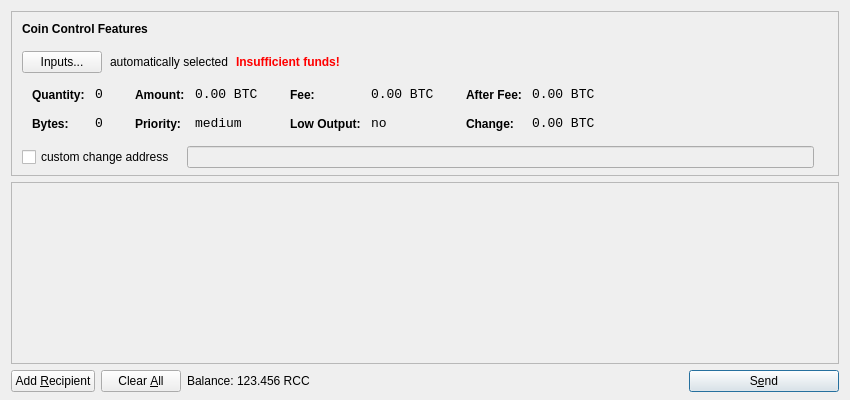
<?xml version="1.0" encoding="UTF-8"?>
<ui version="4.0">
 <class>SendCoinsDialog</class>
 <widget class="QDialog" name="SendCoinsDialog">
  <property name="geometry">
   <rect>
    <x>0</x>
    <y>0</y>
    <width>850</width>
    <height>400</height>
   </rect>
  </property>
  <property name="windowTitle">
   <string>Send Coins</string>
  </property>
  <layout class="QVBoxLayout" name="verticalLayout" stretch="0,1,0">
   <property name="bottomMargin">
    <number>8</number>
   </property>
   <item>
    <widget class="QFrame" name="frameCoinControl">
     <property name="sizePolicy">
      <sizepolicy hsizetype="Expanding" vsizetype="Expanding">
       <horstretch>0</horstretch>
       <verstretch>0</verstretch>
      </sizepolicy>
     </property>
     <property name="maximumSize">
      <size>
       <width>16777215</width>
       <height>16777215</height>
      </size>
     </property>
     <property name="frameShape">
      <enum>QFrame::StyledPanel</enum>
     </property>
     <property name="frameShadow">
      <enum>QFrame::Sunken</enum>
     </property>
     <layout class="QVBoxLayout" name="verticalLayoutCoinControl2">
      <property name="spacing">
       <number>-1</number>
      </property>
      <property name="leftMargin">
       <number>0</number>
      </property>
      <property name="topMargin">
       <number>0</number>
      </property>
      <property name="rightMargin">
       <number>0</number>
      </property>
      <property name="bottomMargin">
       <number>6</number>
      </property>
      <item>
       <layout class="QVBoxLayout" name="verticalLayoutCoinControl" stretch="0,0,0,0,1">
        <property name="spacing">
         <number>0</number>
        </property>
        <property name="leftMargin">
         <number>10</number>
        </property>
        <property name="topMargin">
         <number>10</number>
        </property>
        <item>
         <layout class="QHBoxLayout" name="horizontalLayoutCoinControl1">
          <property name="bottomMargin">
           <number>15</number>
          </property>
          <item>
           <widget class="QLabel" name="labelCoinControlFeatures">
            <property name="sizePolicy">
             <sizepolicy hsizetype="Preferred" vsizetype="Maximum">
              <horstretch>0</horstretch>
              <verstretch>0</verstretch>
             </sizepolicy>
            </property>
            <property name="font">
             <font>
              <weight>75</weight>
              <bold>true</bold>
             </font>
            </property>
            <property name="styleSheet">
             <string notr="true">font-weight:bold;</string>
            </property>
            <property name="text">
             <string>Coin Control Features</string>
            </property>
           </widget>
          </item>
         </layout>
        </item>
        <item>
         <layout class="QHBoxLayout" name="horizontalLayoutCoinControl2" stretch="0,0,0,0">
          <property name="spacing">
           <number>8</number>
          </property>
          <property name="bottomMargin">
           <number>10</number>
          </property>
          <item>
           <widget class="QPushButton" name="pushButtonCoinControl">
            <property name="styleSheet">
             <string notr="true"/>
            </property>
            <property name="text">
             <string>Inputs...</string>
            </property>
           </widget>
          </item>
          <item>
           <widget class="QLabel" name="labelCoinControlAutomaticallySelected">
            <property name="text">
             <string>automatically selected</string>
            </property>
            <property name="margin">
             <number>5</number>
            </property>
           </widget>
          </item>
          <item>
           <widget class="QLabel" name="labelCoinControlInsuffFunds">
            <property name="font">
             <font>
              <weight>75</weight>
              <bold>true</bold>
             </font>
            </property>
            <property name="styleSheet">
             <string notr="true">color:red;font-weight:bold;</string>
            </property>
            <property name="text">
             <string>Insufficient funds!</string>
            </property>
            <property name="margin">
             <number>5</number>
            </property>
           </widget>
          </item>
          <item>
           <spacer name="horizontalSpacerCoinControl">
            <property name="orientation">
             <enum>Qt::Horizontal</enum>
            </property>
            <property name="sizeHint" stdset="0">
             <size>
              <width>40</width>
              <height>1</height>
             </size>
            </property>
           </spacer>
          </item>
         </layout>
        </item>
        <item>
         <widget class="QWidget" name="widgetCoinControl" native="true">
          <property name="sizePolicy">
           <sizepolicy hsizetype="Preferred" vsizetype="Preferred">
            <horstretch>0</horstretch>
            <verstretch>0</verstretch>
           </sizepolicy>
          </property>
          <property name="minimumSize">
           <size>
            <width>0</width>
            <height>0</height>
           </size>
          </property>
          <property name="styleSheet">
           <string notr="true"/>
          </property>
          <layout class="QHBoxLayout" name="horizontalLayoutCoinControl5">
           <property name="margin">
            <number>0</number>
           </property>
           <item>
            <layout class="QHBoxLayout" name="horizontalLayoutCoinControl3" stretch="0,0,0,1">
             <property name="spacing">
              <number>20</number>
             </property>
             <property name="topMargin">
              <number>0</number>
             </property>
             <property name="bottomMargin">
              <number>10</number>
             </property>
             <item>
              <layout class="QFormLayout" name="formLayoutCoinControl1">
               <property name="horizontalSpacing">
                <number>10</number>
               </property>
               <property name="verticalSpacing">
                <number>14</number>
               </property>
               <property name="leftMargin">
                <number>10</number>
               </property>
               <property name="topMargin">
                <number>4</number>
               </property>
               <property name="rightMargin">
                <number>6</number>
               </property>
               <item row="0" column="0">
                <widget class="QLabel" name="labelCoinControlQuantityText">
                 <property name="styleSheet">
                  <string notr="true">font-weight:bold;</string>
                 </property>
                 <property name="text">
                  <string>Quantity:</string>
                 </property>
                 <property name="margin">
                  <number>0</number>
                 </property>
                </widget>
               </item>
               <item row="0" column="1">
                <widget class="QLabel" name="labelCoinControlQuantity">
                 <property name="font">
                  <font>
                   <family>Monospace</family>
                   <pointsize>10</pointsize>
                  </font>
                 </property>
                 <property name="cursor">
                  <cursorShape>IBeamCursor</cursorShape>
                 </property>
                 <property name="contextMenuPolicy">
                  <enum>Qt::ActionsContextMenu</enum>
                 </property>
                 <property name="text">
                  <string notr="true">0</string>
                 </property>
                 <property name="margin">
                  <number>0</number>
                 </property>
                 <property name="textInteractionFlags">
                  <set>Qt::LinksAccessibleByMouse|Qt::TextSelectableByKeyboard|Qt::TextSelectableByMouse</set>
                 </property>
                </widget>
               </item>
               <item row="1" column="0">
                <widget class="QLabel" name="labelCoinControlBytesText">
                 <property name="styleSheet">
                  <string notr="true">font-weight:bold;</string>
                 </property>
                 <property name="text">
                  <string>Bytes:</string>
                 </property>
                </widget>
               </item>
               <item row="1" column="1">
                <widget class="QLabel" name="labelCoinControlBytes">
                 <property name="font">
                  <font>
                   <family>Monospace</family>
                   <pointsize>10</pointsize>
                  </font>
                 </property>
                 <property name="cursor">
                  <cursorShape>IBeamCursor</cursorShape>
                 </property>
                 <property name="contextMenuPolicy">
                  <enum>Qt::ActionsContextMenu</enum>
                 </property>
                 <property name="text">
                  <string notr="true">0</string>
                 </property>
                 <property name="textInteractionFlags">
                  <set>Qt::LinksAccessibleByMouse|Qt::TextSelectableByKeyboard|Qt::TextSelectableByMouse</set>
                 </property>
                </widget>
               </item>
              </layout>
             </item>
             <item>
              <layout class="QFormLayout" name="formLayoutCoinControl2">
               <property name="horizontalSpacing">
                <number>10</number>
               </property>
               <property name="verticalSpacing">
                <number>14</number>
               </property>
               <property name="leftMargin">
                <number>6</number>
               </property>
               <property name="topMargin">
                <number>4</number>
               </property>
               <property name="rightMargin">
                <number>6</number>
               </property>
               <item row="0" column="0">
                <widget class="QLabel" name="labelCoinControlAmountText">
                 <property name="styleSheet">
                  <string notr="true">font-weight:bold;</string>
                 </property>
                 <property name="text">
                  <string>Amount:</string>
                 </property>
                 <property name="margin">
                  <number>0</number>
                 </property>
                </widget>
               </item>
               <item row="0" column="1">
                <widget class="QLabel" name="labelCoinControlAmount">
                 <property name="font">
                  <font>
                   <family>Monospace</family>
                   <pointsize>10</pointsize>
                  </font>
                 </property>
                 <property name="cursor">
                  <cursorShape>IBeamCursor</cursorShape>
                 </property>
                 <property name="contextMenuPolicy">
                  <enum>Qt::ActionsContextMenu</enum>
                 </property>
                 <property name="text">
                  <string notr="true">0.00 BTC</string>
                 </property>
                 <property name="textInteractionFlags">
                  <set>Qt::LinksAccessibleByMouse|Qt::TextSelectableByKeyboard|Qt::TextSelectableByMouse</set>
                 </property>
                </widget>
               </item>
               <item row="1" column="0">
                <widget class="QLabel" name="labelCoinControlPriorityText">
                 <property name="styleSheet">
                  <string notr="true">font-weight:bold;</string>
                 </property>
                 <property name="text">
                  <string>Priority:</string>
                 </property>
                </widget>
               </item>
               <item row="1" column="1">
                <widget class="QLabel" name="labelCoinControlPriority">
                 <property name="font">
                  <font>
                   <family>Monospace</family>
                   <pointsize>10</pointsize>
                  </font>
                 </property>
                 <property name="cursor">
                  <cursorShape>IBeamCursor</cursorShape>
                 </property>
                 <property name="contextMenuPolicy">
                  <enum>Qt::ActionsContextMenu</enum>
                 </property>
                 <property name="text">
                  <string>medium</string>
                 </property>
                 <property name="textInteractionFlags">
                  <set>Qt::LinksAccessibleByMouse|Qt::TextSelectableByKeyboard|Qt::TextSelectableByMouse</set>
                 </property>
                </widget>
               </item>
              </layout>
             </item>
             <item>
              <layout class="QFormLayout" name="formLayoutCoinControl3">
               <property name="horizontalSpacing">
                <number>10</number>
               </property>
               <property name="verticalSpacing">
                <number>14</number>
               </property>
               <property name="leftMargin">
                <number>6</number>
               </property>
               <property name="topMargin">
                <number>4</number>
               </property>
               <property name="rightMargin">
                <number>6</number>
               </property>
               <item row="0" column="0">
                <widget class="QLabel" name="labelCoinControlFeeText">
                 <property name="styleSheet">
                  <string notr="true">font-weight:bold;</string>
                 </property>
                 <property name="text">
                  <string>Fee:</string>
                 </property>
                 <property name="margin">
                  <number>0</number>
                 </property>
                </widget>
               </item>
               <item row="0" column="1">
                <widget class="QLabel" name="labelCoinControlFee">
                 <property name="font">
                  <font>
                   <family>Monospace</family>
                   <pointsize>10</pointsize>
                  </font>
                 </property>
                 <property name="cursor">
                  <cursorShape>IBeamCursor</cursorShape>
                 </property>
                 <property name="contextMenuPolicy">
                  <enum>Qt::ActionsContextMenu</enum>
                 </property>
                 <property name="text">
                  <string notr="true">0.00 BTC</string>
                 </property>
                 <property name="textInteractionFlags">
                  <set>Qt::LinksAccessibleByMouse|Qt::TextSelectableByKeyboard|Qt::TextSelectableByMouse</set>
                 </property>
                </widget>
               </item>
               <item row="1" column="0">
                <widget class="QLabel" name="labelCoinControlLowOutputText">
                 <property name="styleSheet">
                  <string notr="true">font-weight:bold;</string>
                 </property>
                 <property name="text">
                  <string>Low Output:</string>
                 </property>
                </widget>
               </item>
               <item row="1" column="1">
                <widget class="QLabel" name="labelCoinControlLowOutput">
                 <property name="font">
                  <font>
                   <family>Monospace</family>
                   <pointsize>10</pointsize>
                  </font>
                 </property>
                 <property name="cursor">
                  <cursorShape>IBeamCursor</cursorShape>
                 </property>
                 <property name="contextMenuPolicy">
                  <enum>Qt::ActionsContextMenu</enum>
                 </property>
                 <property name="text">
                  <string>no</string>
                 </property>
                 <property name="textInteractionFlags">
                  <set>Qt::LinksAccessibleByMouse|Qt::TextSelectableByKeyboard|Qt::TextSelectableByMouse</set>
                 </property>
                </widget>
               </item>
              </layout>
             </item>
             <item>
              <layout class="QFormLayout" name="formLayoutCoinControl4">
               <property name="horizontalSpacing">
                <number>10</number>
               </property>
               <property name="verticalSpacing">
                <number>14</number>
               </property>
               <property name="leftMargin">
                <number>6</number>
               </property>
               <property name="topMargin">
                <number>4</number>
               </property>
               <property name="rightMargin">
                <number>6</number>
               </property>
               <item row="0" column="0">
                <widget class="QLabel" name="labelCoinControlAfterFeeText">
                 <property name="styleSheet">
                  <string notr="true">font-weight:bold;</string>
                 </property>
                 <property name="text">
                  <string>After Fee:</string>
                 </property>
                 <property name="margin">
                  <number>0</number>
                 </property>
                </widget>
               </item>
               <item row="0" column="1">
                <widget class="QLabel" name="labelCoinControlAfterFee">
                 <property name="font">
                  <font>
                   <family>Monospace</family>
                   <pointsize>10</pointsize>
                  </font>
                 </property>
                 <property name="cursor">
                  <cursorShape>IBeamCursor</cursorShape>
                 </property>
                 <property name="contextMenuPolicy">
                  <enum>Qt::ActionsContextMenu</enum>
                 </property>
                 <property name="text">
                  <string notr="true">0.00 BTC</string>
                 </property>
                 <property name="textInteractionFlags">
                  <set>Qt::LinksAccessibleByMouse|Qt::TextSelectableByKeyboard|Qt::TextSelectableByMouse</set>
                 </property>
                </widget>
               </item>
               <item row="1" column="0">
                <widget class="QLabel" name="labelCoinControlChangeText">
                 <property name="styleSheet">
                  <string notr="true">font-weight:bold;</string>
                 </property>
                 <property name="text">
                  <string>Change:</string>
                 </property>
                </widget>
               </item>
               <item row="1" column="1">
                <widget class="QLabel" name="labelCoinControlChange">
                 <property name="font">
                  <font>
                   <family>Monospace</family>
                   <pointsize>10</pointsize>
                  </font>
                 </property>
                 <property name="cursor">
                  <cursorShape>IBeamCursor</cursorShape>
                 </property>
                 <property name="contextMenuPolicy">
                  <enum>Qt::ActionsContextMenu</enum>
                 </property>
                 <property name="text">
                  <string notr="true">0.00 BTC</string>
                 </property>
                 <property name="textInteractionFlags">
                  <set>Qt::LinksAccessibleByMouse|Qt::TextSelectableByKeyboard|Qt::TextSelectableByMouse</set>
                 </property>
                </widget>
               </item>
              </layout>
             </item>
            </layout>
           </item>
          </layout>
         </widget>
        </item>
        <item>
         <layout class="QHBoxLayout" name="horizontalLayoutCoinControl4" stretch="0,0,0">
          <property name="spacing">
           <number>12</number>
          </property>
          <property name="sizeConstraint">
           <enum>QLayout::SetDefaultConstraint</enum>
          </property>
          <property name="topMargin">
           <number>5</number>
          </property>
          <property name="rightMargin">
           <number>5</number>
          </property>
          <item>
           <widget class="QCheckBox" name="checkBoxCoinControlChange">
            <property name="text">
             <string>custom change address</string>
            </property>
           </widget>
          </item>
          <item>
           <widget class="QLineEdit" name="lineEditCoinControlChange">
            <property name="enabled">
             <bool>false</bool>
            </property>
            <property name="sizePolicy">
             <sizepolicy hsizetype="Expanding" vsizetype="Fixed">
              <horstretch>0</horstretch>
              <verstretch>0</verstretch>
             </sizepolicy>
            </property>
           </widget>
          </item>
          <item>
           <widget class="QLabel" name="labelCoinControlChangeLabel">
            <property name="sizePolicy">
             <sizepolicy hsizetype="Preferred" vsizetype="Expanding">
              <horstretch>0</horstretch>
              <verstretch>0</verstretch>
             </sizepolicy>
            </property>
            <property name="minimumSize">
             <size>
              <width>0</width>
              <height>0</height>
             </size>
            </property>
            <property name="text">
             <string/>
            </property>
            <property name="margin">
             <number>3</number>
            </property>
           </widget>
          </item>
         </layout>
        </item>
        <item>
         <spacer name="verticalSpacerCoinControl">
          <property name="orientation">
           <enum>Qt::Vertical</enum>
          </property>
          <property name="sizeHint" stdset="0">
           <size>
            <width>800</width>
            <height>1</height>
           </size>
          </property>
         </spacer>
        </item>
       </layout>
      </item>
     </layout>
    </widget>
   </item>
   <item>
    <widget class="QScrollArea" name="scrollArea">
     <property name="widgetResizable">
      <bool>true</bool>
     </property>
     <widget class="QWidget" name="scrollAreaWidgetContents">
      <property name="geometry">
       <rect>
        <x>0</x>
        <y>0</y>
        <width>830</width>
        <height>165</height>
       </rect>
      </property>
      <layout class="QVBoxLayout" name="verticalLayout_2">
       <property name="margin">
        <number>0</number>
       </property>
       <item>
        <layout class="QVBoxLayout" name="entries">
         <property name="spacing">
          <number>6</number>
         </property>
        </layout>
       </item>
       <item>
        <spacer name="verticalSpacer">
         <property name="orientation">
          <enum>Qt::Vertical</enum>
         </property>
         <property name="sizeHint" stdset="0">
          <size>
           <width>20</width>
           <height>40</height>
          </size>
         </property>
        </spacer>
       </item>
      </layout>
     </widget>
    </widget>
   </item>
   <item>
    <layout class="QHBoxLayout" name="horizontalLayout">
     <item>
      <widget class="QPushButton" name="addButton">
       <property name="toolTip">
        <string>Send to multiple recipients at once</string>
       </property>
       <property name="text">
        <string>Add &amp;Recipient</string>
       </property>
       <property name="icon">
        <iconset resource="../bitcoin.qrc">
         <normaloff>:/icons/add</normaloff>:/icons/add</iconset>
       </property>
       <property name="autoDefault">
        <bool>false</bool>
       </property>
      </widget>
     </item>
     <item>
      <widget class="QPushButton" name="clearButton">
       <property name="sizePolicy">
        <sizepolicy hsizetype="Minimum" vsizetype="Fixed">
         <horstretch>0</horstretch>
         <verstretch>0</verstretch>
        </sizepolicy>
       </property>
       <property name="toolTip">
        <string>Remove all transaction fields</string>
       </property>
       <property name="text">
        <string>Clear &amp;All</string>
       </property>
       <property name="icon">
        <iconset resource="../bitcoin.qrc">
         <normaloff>:/icons/remove</normaloff>:/icons/remove</iconset>
       </property>
       <property name="autoRepeatDelay">
        <number>300</number>
       </property>
       <property name="autoDefault">
        <bool>false</bool>
       </property>
      </widget>
     </item>
     <item>
      <layout class="QHBoxLayout" name="horizontalLayout_2">
       <property name="spacing">
        <number>3</number>
       </property>
       <item>
        <widget class="QLabel" name="label">
         <property name="text">
          <string>Balance:</string>
         </property>
        </widget>
       </item>
       <item>
        <widget class="QLabel" name="labelBalance">
         <property name="cursor">
          <cursorShape>IBeamCursor</cursorShape>
         </property>
         <property name="text">
          <string>123.456 RCC</string>
         </property>
         <property name="textInteractionFlags">
          <set>Qt::LinksAccessibleByMouse|Qt::TextSelectableByKeyboard|Qt::TextSelectableByMouse</set>
         </property>
        </widget>
       </item>
      </layout>
     </item>
     <item>
      <spacer name="horizontalSpacer">
       <property name="orientation">
        <enum>Qt::Horizontal</enum>
       </property>
       <property name="sizeHint" stdset="0">
        <size>
         <width>40</width>
         <height>20</height>
        </size>
       </property>
      </spacer>
     </item>
     <item>
      <widget class="QPushButton" name="sendButton">
       <property name="minimumSize">
        <size>
         <width>150</width>
         <height>0</height>
        </size>
       </property>
       <property name="toolTip">
        <string>Confirm the send action</string>
       </property>
       <property name="text">
        <string>S&amp;end</string>
       </property>
       <property name="icon">
        <iconset resource="../bitcoin.qrc">
         <normaloff>:/icons/send</normaloff>:/icons/send</iconset>
       </property>
       <property name="default">
        <bool>true</bool>
       </property>
      </widget>
     </item>
    </layout>
   </item>
  </layout>
 </widget>
 <resources>
  <include location="../bitcoin.qrc"/>
 </resources>
 <connections/>
</ui>
